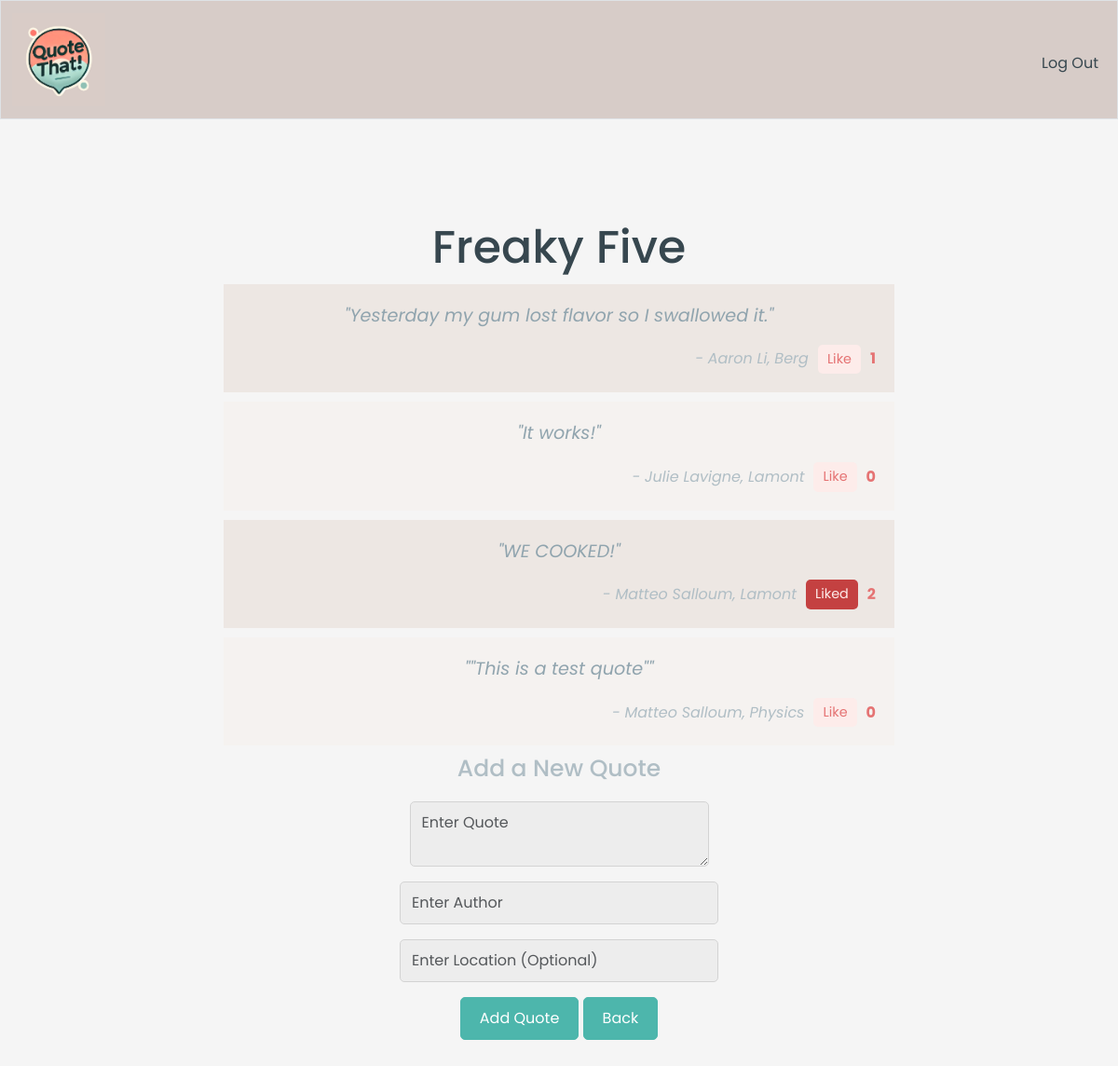
/group/1 (signed in), run on the app's committed database.
### tables this page shows
CREATE TABLE 'groups' ('id' INTEGER PRIMARY KEY NOT NULL, 'name' TEXT NOT NULL, 'group_hash' TEXT NOT NULL);

CREATE TABLE 'quotes' ('id' INTEGER PRIMARY KEY NOT NULL, 'quote_text' TEXT NOT NULL, 'quote_author' INTEGER NOT NULL, 'media' TEXT DEFAULT NULL, 'group_id' INTEGER NOT NULL, 'people_present' TEXT DEFAULT NULL, 'location' TEXT DEFAULT NULL, 'likes' INTEGER NOT NULL DEFAULT 0 , 'time' DATETIME DEFAULT CURRENT_TIMESTAMP);

### app.py (the view)
@app.route("/group/<int:group_id>")
@login_required
def group_page(group_id):
    group_details = quote_db.execute("SELECT name,id FROM groups WHERE id = ?", group_id)[0]  # Assuming each group_id is unique and fetches one row
    quotes = quote_db.execute("SELECT id, quote_text, quote_author, location, likes FROM quotes WHERE group_id = ?", group_id)
    like_info = quote_db.execute("SELECT id FROM quotes WHERE id IN (SELECT quote_id FROM likes WHERE user_id = ? GROUP BY quote_id HAVING SUM(like_value) > 0)", session["user_id"])
    return render_template("group.html", group=group_details, quotes = quotes, like_info = like_info)

### app.py (called while the page is built)
@app.after_request
def after_request(response):
    response.headers["Cache-Control"] = "no-cache, no-store, must-revalidate"
    response.headers["Expires"] = 0
    response.headers["Pragma"] = "no-cache"
    return response

### helpers.py (called while the page is built)
def login_required(f):
    @wraps(f)
    def decorated_function(*args, **kwargs):
        print("Login check for route:", f.__name__)
        print(session.get("user_id"))
        if session.get("user_id") is None:
            print("redirecting into login page")
            return redirect("/login")
        return f(*args, **kwargs)
    return decorated_function

### templates/group.html (shortened to what this page needs)
{% extends "layout.html" %}
{% block main %}
    <div class="container">
        <h1>{{ group['name'] }}</h1>
        <div class="quote-grid">
            {% if quotes %}
                {% for quote in quotes %}
                    <div class="quote-container">
                        <blockquote class="quote">
                            <p class="quote-text">"{{ quote['quote_text'] }}"</p>
                            <div class="quote-details">
                                <span>
                                    - {{ quote['quote_author'] }}{% if quote['location'] %}, {{ quote['location'] }}
                                </span>
                                {% endif %}
                                <form action="{{ url_for('like_quote', group_id=group['id'], quote_id=quote['id']) }}" method="POST" class="like-form">
                                    <button type="submit" class="{% if quote['id'] in like_info|map(attribute='id') %}liked{% else %}like-button{% endif %}">
                                        {% if quote['id'] in like_info|map(attribute='id') %}Liked{% else %}Like{% endif %}
                                    </button>
                                    <span class="like-count">
                                        {{ quote['likes'] or 0 }}
                                    </span>
                                </form>
                            </div>
                        </blockquote>
                    </div>
                {% endfor %}
            {% else %}
                <p>No quotes in this group yet.</p>
            {% endif %}
        </div>
        <div class="add-quote-form">
            <h2>Add a New Quote</h2>
            <form action="{{ url_for('add_quote', group_id=group.id) }}" method="POST">
                <div class="mb-3">
                    <textarea id="quote" name="quote" placeholder="Enter Quote" class="form-control mx-auto w-auto" required autocomplete="off"></textarea>
                  </div>
                  <div class="mb-3">
                    <input type="text" id="author" name="author" placeholder="Enter Author" class="form-control mx-auto w-auto" required autocomplete="off">
                  </div>
                  <div class="mb-3">
                    <input type="text" id="location" name="location" placeholder="Enter Location (Optional)" class="form-control mx-auto w-auto" autocomplete="off">
                  </div>
                <div>
                    <button type="submit" class="btn btn-primary">Add Quote</button>
                    <a href="{{ url_for('index') }}" class="btn btn-primary">Back</a>
                </div>
            </form>
        </div>
    </div>
{% endblock %}

### static/styles.css (style rules this page uses)
body { font-family: Arial, sans-serif; margin: 0; padding: 0; display: flex; flex-direction: column; align-items: center; color: #37474f; background: #F5F5F5; font-family: 'Poppins', sans-serif; }
h1 { font-size: 49px; color: #37474f; text-align: center; font-family: 'Poppins', sans-serif; }
h2 { font-size: 25px; color: #B0BEC5; text-align: center; margin-bottom: 20px; }
p { color: #90A4AE; }
.container { max-width: 800px; margin: 20px auto; padding: 20px; text-align: center; }
.form-control { background-color: #EDEDED; border: 1px solid #D3D3D3; color: #37474F; border-radius: 5px; font-size: 16px; padding: 10px 12px; transition: border-color 0.3s ease, box-shadow 0.3s ease; }
.btn-primary { background-color: #4DB6AC; border-color: #4DB6AC; color: #fff; font-size: 16px; padding: 10px 20px; border-radius: 5px; transition: background-color 0.3s ease, box-shadow 0.3s ease; }
a { color: #F2B4B4; text-decoration: none; }
.mb-3 { margin-bottom: 20px; }
.quote-container .quote { font-style: italic; font-size: 1.2rem; padding: 20px; border-radius: 10px; margin: 10px 0; }
.quote-text { color: #90A4AE; }
.quote-container:nth-child(odd) { background-color: #EDE7E3; }
.quote-container:nth-child(even) { background-color: #F5F2F0; }
.quote-details { display: flex; align-items: center; gap: 10px; flex-wrap: wrap; justify-content: right; text-align: right; font-size: 1rem; color: #B0BEC5; margin-top: 10px; }
.like-button { background-color: #FDECEA; color: #e57373; border: none; border-radius: 5px; padding: 5px 10px; font-size: 0.9rem; cursor: pointer; transition: background-color 0.3s; }
.liked { border: none; border-radius: 5px; padding: 5px 10px; font-size: 0.9rem; cursor: pointer; transition: background-color 0.3s; background-color: #C44141; color: #FDECEA; }
.like-form { display: inline-flex; align-items: center; gap: 5px; }
.like-count { font-weight: bold; font-style: normal; margin-left: 5px; color: #e57373; }

### data on the page
groups: name "Freaky Five"
quotes: quote_text "Yesterday my gum lost flavor so I swallowed it.", quote_author "Aaron Li", location "Berg", shows "Like", likes "1"
quotes: quote_text "It works!", quote_author "Julie Lavigne", location "Lamont", shows "Like", likes "0"
quotes: quote_text "WE COOKED!", quote_author "Matteo Salloum", location "Lamont", shows "Liked", likes "2"
quotes: quote_text "\"This is a test quote\"", quote_author "Matteo Salloum", location "Physics", shows "Like", likes "0"
